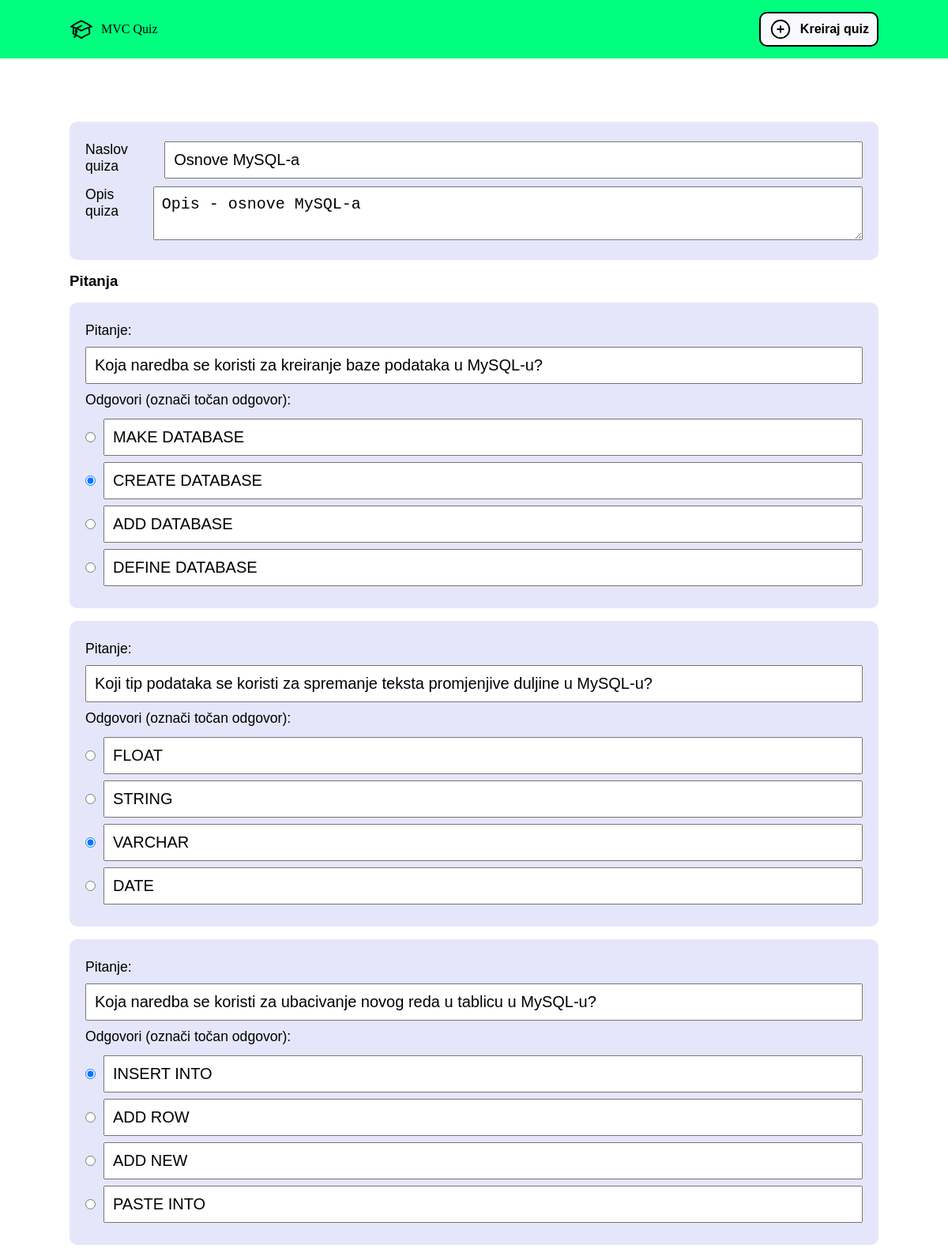
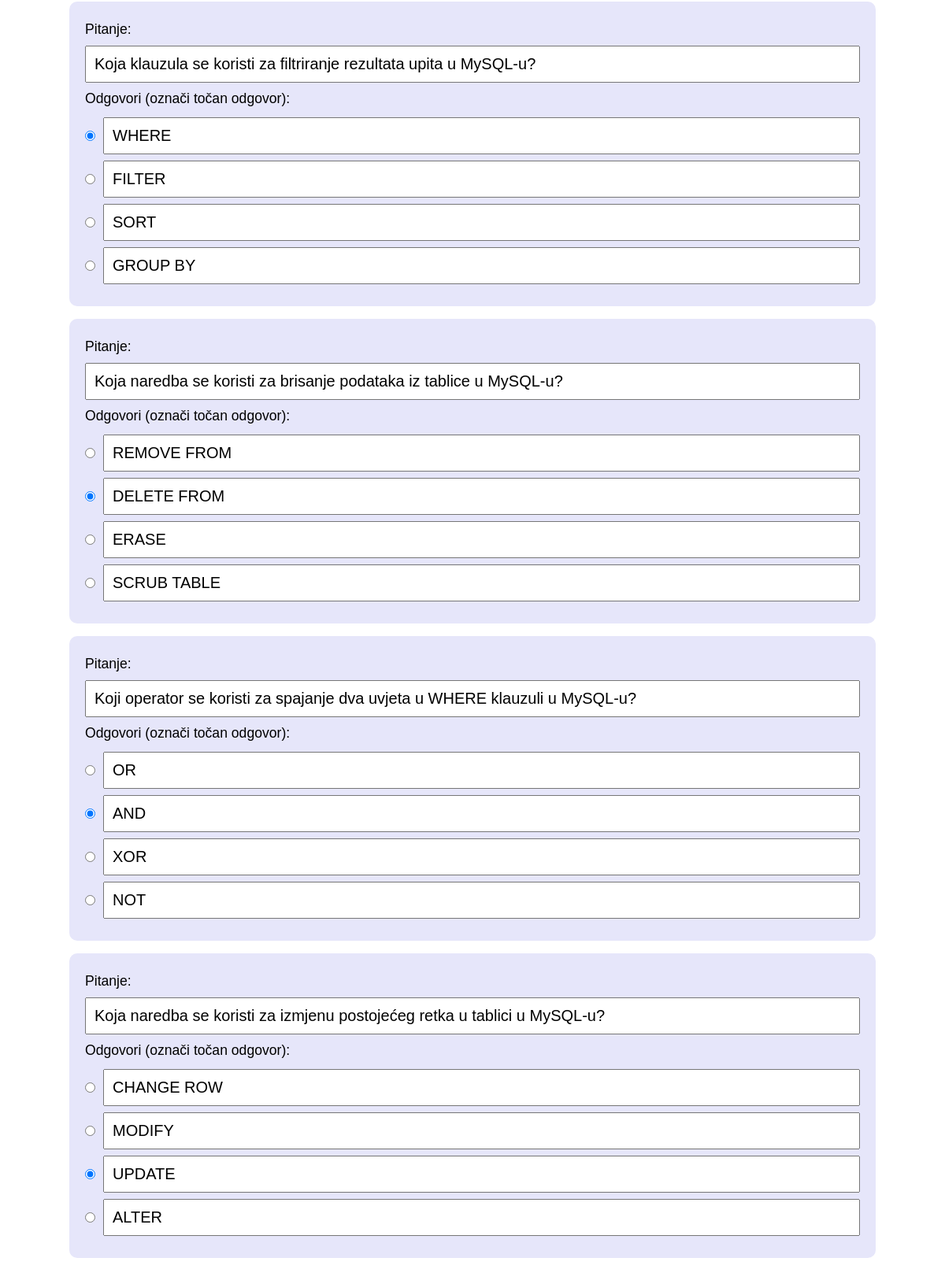
Screenshot of /quiz/edit/2 (upper part) with the database file from the repository (2 pictures, top to bottom).
### tables this page shows
CREATE TABLE IF NOT EXISTS `quiz` (
  `id` int(11) NOT NULL AUTO_INCREMENT,
  `title` varchar(512) NOT NULL DEFAULT '',
  `description` mediumtext DEFAULT NULL,
  `image` varchar(512) DEFAULT NULL,
  PRIMARY KEY (`id`)
);

CREATE TABLE IF NOT EXISTS `question` (
  `id` int(11) NOT NULL AUTO_INCREMENT,
  `question` mediumtext NOT NULL,
  `answers` text NOT NULL,
  `correct_answer` text NOT NULL,
  `quiz_id` int(11) NOT NULL,
  PRIMARY KEY (`id`),
  KEY `FK_question_quiz` (`quiz_id`),
  CONSTRAINT `FK_question_quiz` FOREIGN KEY (`quiz_id`) REFERENCES `quiz` (`id`) ON DELETE CASCADE ON UPDATE NO ACTION
);

### src/Framework/View.php (called while the page is built, shortened)
<?php
class View
{
    static function render(string $viewName, array $vars = [], $template = 'template')
    {
        include VIEWS . '/' . $viewName . '.php';
        $content = ob_get_clean();
        require VIEWS . '/' . $template . '.php';
    }
}

### src/App/Controllers/QuizController.php (called while the page is built, shortened)
<?php
class QuizController
{
    static function editForm($id)
    {
        $questions = Question::getAllByQuizId($id);
        $quiz = Quiz::getById($id);
        return View::render('quiz/editForm', ["questions" => $questions, "quiz" => $quiz]);
    }
}

### src/Framework/Route.php (called while the page is built, shortened)
<?php
class Route
{
    public function call(...$args)
    {
        if (is_callable($this->callback)) {
            $func = $this->callback;
        } else if (is_array($this->callback)) {
            $func = $this->callback[0] . '::' . $this->callback[1];
        }
        $func(...$args);
    }
    public function getPath()
    {
        return $this->path;
    }
    public function getMethod()
    {
        return $this->method;
    }
}

### src/Framework/App.php (called while the page is built, shortened)
<?php
class App
{
    public function __construct()
    {
        Router::init();
    }
}

### public/index.php (called while the page is built, shortened)
<?php
$app = new App();

### src/App/Models/Quiz.php (called while the page is built, shortened)
<?php
class Quiz
{
    public static function getById($id): self
    {
        $db = Database::get();
        $res = $db->query("SELECT * FROM quiz WHERE id=$id");
        $data = $res->fetch_assoc();
        return new self($data['title'], $data['description'], $data['id']);
    }
}

### src/App/Models/Question.php (called while the page is built, shortened)
<?php
class Question
{
    public static function getAllByQuizId($id)
    {
        $db = Database::get();
        $res = $db->query("SELECT * FROM question WHERE quiz_id=$id");
        $resArr = $res->fetch_all(MYSQLI_ASSOC);
        $questionsArray = [];
        foreach ($resArr as $question) {
            $questionsArray[] = new self($question['question'], json_decode($question['answers'], true), $question['correct_answer'], $question['quiz_id'], $question['id']);
        }
        return $questionsArray;
    }
}

### src/App/Views/quiz/editForm.php (the view, shortened to what this page needs)
<form class="quiz__create" method="post">
    <div class="question__card">
        <label>
            Naslov quiza
            <input type="text" name="title" value="<?php echo $quiz->title; ?>">
        </label>
        <label>
            Opis quiza
            <textarea name="description"><?php echo $quiz->description; ?></textarea>
        </label>
    </div>
    <h3>Pitanja</h3>
    <div class="questions">
        <?php
          $counter = 0;
          foreach ($questions as $question) {
          ?>
            <div class="question_group question__card" data-order="<?php echo $counter; ?>">
                <label class="input__column">
                    Pitanje:
                    <input type="text" name="questions[<?php echo $counter; ?>][question]" value="<?php echo $question->question; ?>">
                </label>
                <label>Odgovori (označi točan odgovor):</label>
                <?php
                  $answers = $question->answers;
                  foreach ($answers as $k => $v) {
                  ?>
                    <div class="question__answer">
                        <input type="radio" <?php if ($k == $question->correctAnswer) {
                                                  echo "checked";
                                              } ?> name="questions[<?php echo $counter; ?>][correctAnswer]" required value="<?php echo $k; ?>" />
                        <input type="text" required name="questions[<?php echo $counter; ?>][answers][<?php echo $k; ?>]" value="<?php echo $v; ?>">
                    </div>
                <?php
                  }
                  ?>
            </div>
        <?php
              $counter++;
          }
          ?>
    </div>
</form>

### src/Framework/Router.php (shortened to what this page needs)
<?php
class Router
{
    static $currentPath = "";
    static $routes = [];
    static function init()
    {
        self::$currentPath = strtok($_SERVER['REQUEST_URI'], '?');
        self::$currentPath = rtrim(self::$currentPath, '/');
        self::handle();
    }
    static function handle()
    {
        foreach (self::$routes as $route) {
            $pattern = "@^" . preg_replace('/\:[a-zA-Z0-9\_\-]+/', '([a-zA-Z0-9\_\-]+)', $route->getPath()) . "$@D";
            $matches = [];
            if (preg_match($pattern, self::$currentPath, $matches) && $route->getMethod() === $_SERVER['REQUEST_METHOD']) {
                array_shift($matches);
                $route->call(...$matches);
                return;
            }
        }
    }
    static function get(string $path, $callback)
    {
        self::$routes[] = new Route(rtrim($path, '/'), $callback, 'GET');
    }
    static function post(string $path, $callback)
    {
        self::$routes[] = new Route(rtrim($path, '/'), $callback, 'POST');
    }
}

### src/App/Views/template.php (shortened to what this page needs)
<!DOCTYPE html>
<html lang="en">
<head>
    <link rel="stylesheet" href="/assets/global.css">
</head>
<body>
    <header class="header-wrapper">
        <div class="header container">
            <a class="header__link header__link-home" href="/">
                <span>MVC Quiz</span>
            </a>
            <a class="header__link header__link-create" href="/quiz/create">
                <svg class="header__link__icon" xmlns="http://www.w3.org/2000/svg" fill="none" viewBox="0 0 24 24" stroke-width="1.5" stroke="currentColor">
                    <path stroke-linecap="round" stroke-linejoin="round" d="M12 9v6m3-3H9m12 0a9 9 0 1 1-18 0 9 9 0 0 1 18 0Z" />
                </svg>
                <span>Kreiraj quiz</span> </a>
        </div>
    </header>
    <div class="content container">
        <?php echo $content; ?>
    </div>
</body>
</html>

### public/assets/global.css (style rules this page uses)
* { box-sizing: border-box; margin: 0; }
a { color: black; text-decoration: none; }
body { font-family: Arial, Helvetica, sans-serif; }
.container { max-width: 1024px; margin: auto; }
.header-wrapper { padding: 15px; background-color: springgreen; }
.header { display: flex; justify-content: space-between; }
.header__link { display: flex; align-items: center; gap: 10px; }
.header__link-home { font-family: fantasy; }
.header__link-create { padding: 5px 10px; background-color: ghostwhite; border-radius: 10px; border: 2px solid black; font-weight: bold; }
.header__link>* { width: 100%; }
.header__link__icon { max-width: 30px; }
.content { margin-top: 5rem; margin-bottom: 5rem; min-height: 80vh; }
.question__card { background-color: lavender; padding: 20px; border-radius: 10px; margin: 1rem 0; position: relative; }
.question__card label { width: 100%; display: block; padding: 5px 10px; font-size: 1.1rem; display: flex; gap: 10px; }
.quiz__create { cursor: unset; }
.question__answer { display: flex; justify-content: space-between; width: 100%; }
.input__column { display: flex; flex-flow: column; }
.quiz__create input[type="text"] { padding: 10px 10px; font-size: 1.25rem; width: 100%; }
.quiz__create textarea { padding: 10px 10px; font-size: 1.25rem; width: 100%; }
.quiz__create .question__card label { padding: 5px 0px; }
.question__answer { display: flex; gap: 10px; margin: 0.5rem 0; }

### rows the page displays
quiz: title "Osnove MySQL-a", description "Opis - osnove MySQL-a"
question: question "Koja naredba se koristi za kreiranje baze podataka u MySQL-u?", value "MAKE DATABASE", correct_answer "☑", value "CREATE DATABASE", value "ADD DATABASE", value "DEFINE DATABASE"
question: question "Koji tip podataka se koristi za spremanje teksta promjenjive duljine u MySQL-u?", value "FLOAT", value "STRING", correct_answer "☑", value "VARCHAR", value "DATE"
question: question "Koja naredba se koristi za ubacivanje novog reda u tablicu u MySQL-u?", correct_answer "☑", value "INSERT INTO", value "ADD ROW", value "ADD NEW", value "PASTE INTO"
question: question "Koja klauzula se koristi za filtriranje rezultata upita u MySQL-u?", correct_answer "☑", value "WHERE", value "FILTER", value "SORT", value "GROUP BY"
question: question "Koja naredba se koristi za brisanje podataka iz tablice u MySQL-u?", value "REMOVE FROM", correct_answer "☑", value "DELETE FROM", value "ERASE", value "SCRUB TABLE"
question: question "Koji operator se koristi za spajanje dva uvjeta u WHERE klauzuli u MySQL-u?", value "OR", correct_answer "☑", value "AND", value "XOR", value "NOT"
question: question "Koja naredba se koristi za izmjenu postojećeg retka u tablici u MySQL-u?", value "CHANGE ROW", value "MODIFY", correct_answer "☑", value "UPDATE", value "ALTER"
